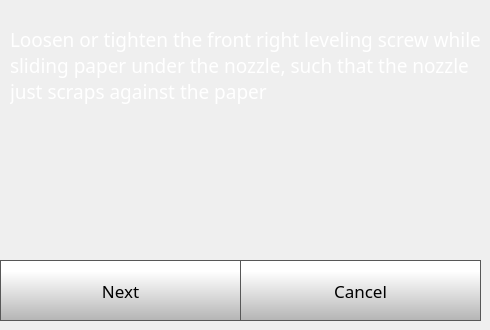
    <widget class="QWidget" name="quickStep2Page">
     <widget class="QLabel" name="caliberateLabel_7">
      <property name="geometry">
       <rect>
        <x>10</x>
        <y>0</y>
        <width>471</width>
        <height>131</height>
       </rect>
      </property>
      <property name="font">
       <font>
        <family>Gotham</family>
        <pointsize>14</pointsize>
        <weight>50</weight>
        <bold>false</bold>
       </font>
      </property>
      <property name="styleSheet">
       <string notr="true">color: rgb(255, 255, 255);</string>
      </property>
      <property name="text">
       <string>Loosen or tighten the front right leveling screw while sliding paper under the nozzle, such that the nozzle just scraps against the paper</string>
      </property>
      <property name="wordWrap">
       <bool>true</bool>
      </property>
     </widget>
     <widget class="QPushButton" name="quickStep2NextButton">
      <property name="geometry">
       <rect>
        <x>0</x>
        <y>260</y>
        <width>241</width>
        <height>61</height>
       </rect>
      </property>
      <property name="font">
       <font>
        <family>Gotham</family>
        <pointsize>13</pointsize>
       </font>
      </property>
      <property name="styleSheet">
       <string notr="true">QPushButton {
     border: 1px solid rgb(87, 87, 87);
	background-color: qlineargradient(spread:pad, x1:0, y1:1, x2:0, y2:0.188, stop:0 rgba(180, 180, 180, 255), stop:1 rgba(255, 255, 255, 255));


}

QPushButton:pressed {
    background-color: qlineargradient(x1: 0, y1: 0, x2: 0, y2: 1,
                                      stop: 0 #dadbde, stop: 1 #f6f7fa);
}

QPushButton:flat {
    border: none; /* no border for a flat push button */
}

QPushButton:default {
    border-color: navy; /* make the default button prominent */
}

QPushButton:focus {
	outline: none;
}</string>
      </property>
      <property name="text">
       <string>Next</string>
      </property>
      <property name="iconSize">
       <size>
        <width>40</width>
        <height>40</height>
       </size>
      </property>
     </widget>
     <widget class="QPushButton" name="quickStep2CancelButton">
      <property name="geometry">
       <rect>
        <x>240</x>
        <y>260</y>
        <width>241</width>
        <height>61</height>
       </rect>
      </property>
      <property name="font">
       <font>
        <family>Gotham</family>
        <pointsize>13</pointsize>
       </font>
      </property>
      <property name="styleSheet">
       <string notr="true">QPushButton {
     border: 1px solid rgb(87, 87, 87);
	background-color: qlineargradient(spread:pad, x1:0, y1:1, x2:0, y2:0.188, stop:0 rgba(180, 180, 180, 255), stop:1 rgba(255, 255, 255, 255));


}

QPushButton:pressed {
    background-color: qlineargradient(x1: 0, y1: 0, x2: 0, y2: 1,
                                      stop: 0 #dadbde, stop: 1 #f6f7fa);
}

QPushButton:flat {
    border: none; /* no border for a flat push button */
}

QPushButton:default {
    border-color: navy; /* make the default button prominent */
}

QPushButton:focus {
	outline: none;
}</string>
      </property>
      <property name="text">
       <string>Cancel</string>
      </property>
      <property name="iconSize">
       <size>
        <width>40</width>
        <height>40</height>
       </size>
      </property>
     </widget>
    </widget>
